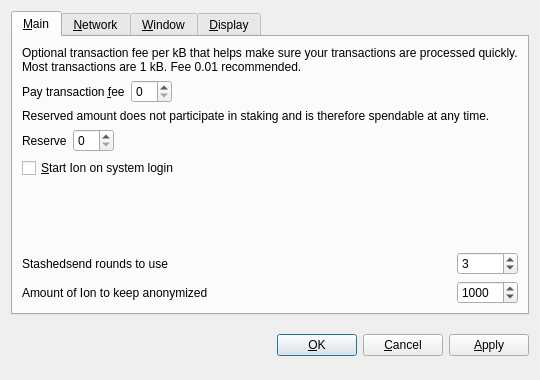
<?xml version="1.0" encoding="UTF-8"?>
<ui version="4.0">
 <class>OptionsDialog</class>
 <widget class="QDialog" name="OptionsDialog">
  <property name="geometry">
   <rect>
    <x>0</x>
    <y>0</y>
    <width>540</width>
    <height>380</height>
   </rect>
  </property>
  <property name="windowTitle">
   <string>Options</string>
  </property>
  <property name="modal">
   <bool>true</bool>
  </property>
  <layout class="QVBoxLayout" name="verticalLayout">
   <item>
    <widget class="QTabWidget" name="tabWidget">
     <property name="tabPosition">
      <enum>QTabWidget::North</enum>
     </property>
     <property name="currentIndex">
      <number>0</number>
     </property>
     <widget class="QWidget" name="tabMain">
      <attribute name="title">
       <string>&amp;Main</string>
      </attribute>
      <layout class="QGridLayout" name="gridLayout">
       <item row="0" column="0" colspan="2">
        <widget class="QLabel" name="transactionFeeInfoLabel">
         <property name="text">
          <string>Optional transaction fee per kB that helps make sure your transactions are processed quickly. Most transactions are 1 kB. Fee 0.01 recommended.</string>
         </property>
         <property name="textFormat">
          <enum>Qt::PlainText</enum>
         </property>
         <property name="wordWrap">
          <bool>true</bool>
         </property>
        </widget>
       </item>
       <item row="1" column="0">
        <layout class="QHBoxLayout" name="horizontalLayoutFee">
         <item>
          <widget class="QLabel" name="transactionFeeLabel">
           <property name="text">
            <string>Pay transaction &amp;fee</string>
           </property>
           <property name="textFormat">
            <enum>Qt::PlainText</enum>
           </property>
           <property name="buddy">
            <cstring>transactionFee</cstring>
           </property>
          </widget>
         </item>
         <item>
          <widget class="IonAmountField" name="transactionFee"/>
         </item>
         <item>
          <spacer name="horizontalSpacerFee">
           <property name="orientation">
            <enum>Qt::Horizontal</enum>
           </property>
           <property name="sizeHint" stdset="0">
            <size>
             <width>40</width>
             <height>20</height>
            </size>
           </property>
          </spacer>
         </item>
        </layout>
       </item>
       <item row="2" column="0" colspan="2">
        <widget class="QLabel" name="reserveBalanceInfoLabel">
         <property name="text">
          <string>Reserved amount does not participate in staking and is therefore spendable at any time.</string>
         </property>
         <property name="textFormat">
          <enum>Qt::PlainText</enum>
         </property>
         <property name="wordWrap">
          <bool>true</bool>
         </property>
        </widget>
       </item>
       <item row="3" column="0">
        <layout class="QHBoxLayout" name="horizontalLayoutReserveBalance">
         <item>
          <widget class="QLabel" name="reserveBalanceLabel">
           <property name="text">
            <string>Reserve</string>
           </property>
           <property name="textFormat">
            <enum>Qt::PlainText</enum>
           </property>
           <property name="buddy">
            <cstring>reserveBalance</cstring>
           </property>
          </widget>
         </item>
         <item>
          <widget class="IonAmountField" name="reserveBalance"/>
         </item>
         <item>
          <spacer name="horizontalSpacerReserveBalance">
           <property name="orientation">
            <enum>Qt::Horizontal</enum>
           </property>
           <property name="sizeHint" stdset="0">
            <size>
             <width>40</width>
             <height>20</height>
            </size>
           </property>
          </spacer>
         </item>
        </layout>
       </item>
       <item row="4" column="0">
        <widget class="QCheckBox" name="ionAtStartup">
         <property name="toolTip">
          <string>Automatically start Ion after logging in to the system.</string>
         </property>
         <property name="text">
          <string>&amp;Start Ion on system login</string>
         </property>
        </widget>
       </item>
       <item row="5" column="0">
        <spacer name="verticalSpacer_Main">
         <property name="orientation">
          <enum>Qt::Vertical</enum>
         </property>
         <property name="sizeHint" stdset="0">
          <size>
           <width>20</width>
           <height>40</height>
          </size>
         </property>
        </spacer>
       </item>
       <item row="6" column="0">
        <widget class="QLabel" name="label">
         <property name="toolTip">
          <string>&lt;html&gt;&lt;head/&gt;&lt;body&gt;&lt;p&gt;This setting determines the amount of individual masternodes that an input will be anonymized through. More rounds of anonymization gives a higher degree of privacy, but also costs more in fees.&lt;/p&gt;&lt;/body&gt;&lt;/html&gt;</string>
         </property>
         <property name="text">
          <string>Stashedsend rounds to use</string>
         </property>
        </widget>
       </item>
       <item row="6" column="1">
        <widget class="QSpinBox" name="stashedsendRounds">
         <property name="minimum">
          <number>2</number>
         </property>
         <property name="maximum">
          <number>16</number>
         </property>
         <property name="value">
          <number>3</number>
         </property>
        </widget>
       </item>
       <item row="7" column="0">
        <widget class="QLabel" name="label_2">
         <property name="toolTip">
          <string>This amount acts as a threshold to turn off Stashedsend once it's reached.</string>
         </property>
         <property name="statusTip">
          <string notr="true"/>
         </property>
         <property name="whatsThis">
          <string notr="true"/>
         </property>
         <property name="accessibleName">
          <string notr="true"/>
         </property>
         <property name="accessibleDescription">
          <string notr="true"/>
         </property>
         <property name="text">
          <string>Amount of Ion to keep anonymized</string>
         </property>
        </widget>
       </item>
       <item row="7" column="1">
        <widget class="QSpinBox" name="anonymizeIon">
         <property name="minimum">
          <number>2</number>
         </property>
         <property name="maximum">
          <number>10000</number>
         </property>
         <property name="singleStep">
          <number>10</number>
         </property>
         <property name="value">
          <number>1000</number>
         </property>
        </widget>
       </item>
      </layout>
     </widget>
     <widget class="QWidget" name="tabNetwork">
      <attribute name="title">
       <string>&amp;Network</string>
      </attribute>
      <layout class="QVBoxLayout" name="verticalLayout_Network">
       <item>
        <widget class="QCheckBox" name="mapPortUpnp">
         <property name="toolTip">
          <string>Automatically open the Ion client port on the router. This only works when your router supports UPnP and it is enabled.</string>
         </property>
         <property name="text">
          <string>Map port using &amp;UPnP</string>
         </property>
        </widget>
       </item>
       <item>
        <widget class="QCheckBox" name="connectSocks">
         <property name="toolTip">
          <string>Connect to the Ion network through a SOCKS5 proxy (e.g. when connecting through Tor).</string>
         </property>
         <property name="text">
          <string>&amp;Connect through SOCKS5 proxy:</string>
         </property>
        </widget>
       </item>
       <item>
        <layout class="QHBoxLayout" name="horizontalLayout_Network">
         <item>
          <widget class="QLabel" name="proxyIpLabel">
           <property name="text">
            <string>Proxy &amp;IP:</string>
           </property>
           <property name="textFormat">
            <enum>Qt::PlainText</enum>
           </property>
           <property name="buddy">
            <cstring>proxyIp</cstring>
           </property>
          </widget>
         </item>
         <item>
          <widget class="QValidatedLineEdit" name="proxyIp">
           <property name="maximumSize">
            <size>
             <width>140</width>
             <height>16777215</height>
            </size>
           </property>
           <property name="toolTip">
            <string>IP address of the proxy (e.g. 127.0.0.1)</string>
           </property>
          </widget>
         </item>
         <item>
          <widget class="QLabel" name="proxyPortLabel">
           <property name="text">
            <string>&amp;Port:</string>
           </property>
           <property name="textFormat">
            <enum>Qt::PlainText</enum>
           </property>
           <property name="buddy">
            <cstring>proxyPort</cstring>
           </property>
          </widget>
         </item>
         <item>
          <widget class="QLineEdit" name="proxyPort">
           <property name="maximumSize">
            <size>
             <width>55</width>
             <height>16777215</height>
            </size>
           </property>
           <property name="toolTip">
            <string>Port of the proxy (e.g. 9050)</string>
           </property>
          </widget>
         </item>
         <item>
          <spacer name="horizontalSpacer_Network">
           <property name="orientation">
            <enum>Qt::Horizontal</enum>
           </property>
           <property name="sizeHint" stdset="0">
            <size>
             <width>40</width>
             <height>20</height>
            </size>
           </property>
          </spacer>
         </item>
        </layout>
       </item>
       <item>
        <spacer name="verticalSpacer_Network">
         <property name="orientation">
          <enum>Qt::Vertical</enum>
         </property>
         <property name="sizeHint" stdset="0">
          <size>
           <width>20</width>
           <height>40</height>
          </size>
         </property>
        </spacer>
       </item>
      </layout>
     </widget>
     <widget class="QWidget" name="tabWindow">
      <attribute name="title">
       <string>&amp;Window</string>
      </attribute>
      <layout class="QVBoxLayout" name="verticalLayout_Window">
       <item>
        <widget class="QCheckBox" name="minimizeToTray">
         <property name="toolTip">
          <string>Show only a tray icon after minimizing the window.</string>
         </property>
         <property name="text">
          <string>&amp;Minimize to the tray instead of the taskbar</string>
         </property>
        </widget>
       </item>
       <item>
        <widget class="QCheckBox" name="minimizeOnClose">
         <property name="toolTip">
          <string>Minimize instead of exit the application when the window is closed. When this option is enabled, the application will be closed only after selecting Quit in the menu.</string>
         </property>
         <property name="text">
          <string>M&amp;inimize on close</string>
         </property>
        </widget>
       </item>
       <item>
        <spacer name="verticalSpacer_Window">
         <property name="orientation">
          <enum>Qt::Vertical</enum>
         </property>
         <property name="sizeHint" stdset="0">
          <size>
           <width>20</width>
           <height>40</height>
          </size>
         </property>
        </spacer>
       </item>
      </layout>
     </widget>
     <widget class="QWidget" name="tabDisplay">
      <attribute name="title">
       <string>&amp;Display</string>
      </attribute>
      <layout class="QVBoxLayout" name="verticalLayout_Display">
       <item>
        <layout class="QHBoxLayout" name="horizontalLayout_1_Display">
         <item>
          <widget class="QLabel" name="langLabel">
           <property name="text">
            <string>User Interface &amp;language:</string>
           </property>
           <property name="textFormat">
            <enum>Qt::PlainText</enum>
           </property>
           <property name="buddy">
            <cstring>lang</cstring>
           </property>
          </widget>
         </item>
         <item>
          <widget class="QValueComboBox" name="lang">
           <property name="toolTip">
            <string>The user interface language can be set here. This setting will take effect after restarting Ion.</string>
           </property>
          </widget>
         </item>
        </layout>
       </item>
       <item>
        <layout class="QHBoxLayout" name="horizontalLayout_2_Display">
         <item>
          <widget class="QLabel" name="unitLabel">
           <property name="text">
            <string>&amp;Unit to show amounts in:</string>
           </property>
           <property name="textFormat">
            <enum>Qt::PlainText</enum>
           </property>
           <property name="buddy">
            <cstring>unit</cstring>
           </property>
          </widget>
         </item>
         <item>
          <widget class="QValueComboBox" name="unit">
           <property name="toolTip">
            <string>Choose the default subdivision unit to show in the interface and when sending coins.</string>
           </property>
          </widget>
         </item>
        </layout>
       </item>
       <item>
        <widget class="QCheckBox" name="coinControlFeatures">
         <property name="toolTip">
          <string>Whether to show coin control features or not.</string>
         </property>
         <property name="text">
          <string>Display coin &amp;control features (experts only!)</string>
         </property>
        </widget>
       </item>
       <item>
        <spacer name="verticalSpacer_Display">
         <property name="orientation">
          <enum>Qt::Vertical</enum>
         </property>
         <property name="sizeHint" stdset="0">
          <size>
           <width>20</width>
           <height>40</height>
          </size>
         </property>
        </spacer>
       </item>
      </layout>
     </widget>
    </widget>
   </item>
   <item>
    <layout class="QHBoxLayout" name="horizontalLayout_Buttons">
     <item>
      <spacer name="horizontalSpacer_1">
       <property name="orientation">
        <enum>Qt::Horizontal</enum>
       </property>
       <property name="sizeHint" stdset="0">
        <size>
         <width>40</width>
         <height>48</height>
        </size>
       </property>
      </spacer>
     </item>
     <item>
      <widget class="QLabel" name="statusLabel">
       <property name="font">
        <font>
         <weight>75</weight>
         <bold>true</bold>
        </font>
       </property>
       <property name="text">
        <string/>
       </property>
       <property name="textFormat">
        <enum>Qt::PlainText</enum>
       </property>
       <property name="wordWrap">
        <bool>true</bool>
       </property>
      </widget>
     </item>
     <item>
      <spacer name="horizontalSpacer_2">
       <property name="orientation">
        <enum>Qt::Horizontal</enum>
       </property>
       <property name="sizeHint" stdset="0">
        <size>
         <width>40</width>
         <height>48</height>
        </size>
       </property>
      </spacer>
     </item>
     <item>
      <widget class="QPushButton" name="okButton">
       <property name="text">
        <string>&amp;OK</string>
       </property>
      </widget>
     </item>
     <item>
      <widget class="QPushButton" name="cancelButton">
       <property name="text">
        <string>&amp;Cancel</string>
       </property>
       <property name="autoDefault">
        <bool>false</bool>
       </property>
      </widget>
     </item>
     <item>
      <widget class="QPushButton" name="applyButton">
       <property name="text">
        <string>&amp;Apply</string>
       </property>
       <property name="autoDefault">
        <bool>false</bool>
       </property>
      </widget>
     </item>
    </layout>
   </item>
  </layout>
 </widget>
 <customwidgets>
  <customwidget>
   <class>IonAmountField</class>
   <extends>QSpinBox</extends>
   <header>ionamountfield.h</header>
   <container>1</container>
  </customwidget>
  <customwidget>
   <class>QValueComboBox</class>
   <extends>QComboBox</extends>
   <header>qvaluecombobox.h</header>
  </customwidget>
  <customwidget>
   <class>QValidatedLineEdit</class>
   <extends>QLineEdit</extends>
   <header>qvalidatedlineedit.h</header>
  </customwidget>
 </customwidgets>
 <resources/>
 <connections/>
</ui>
